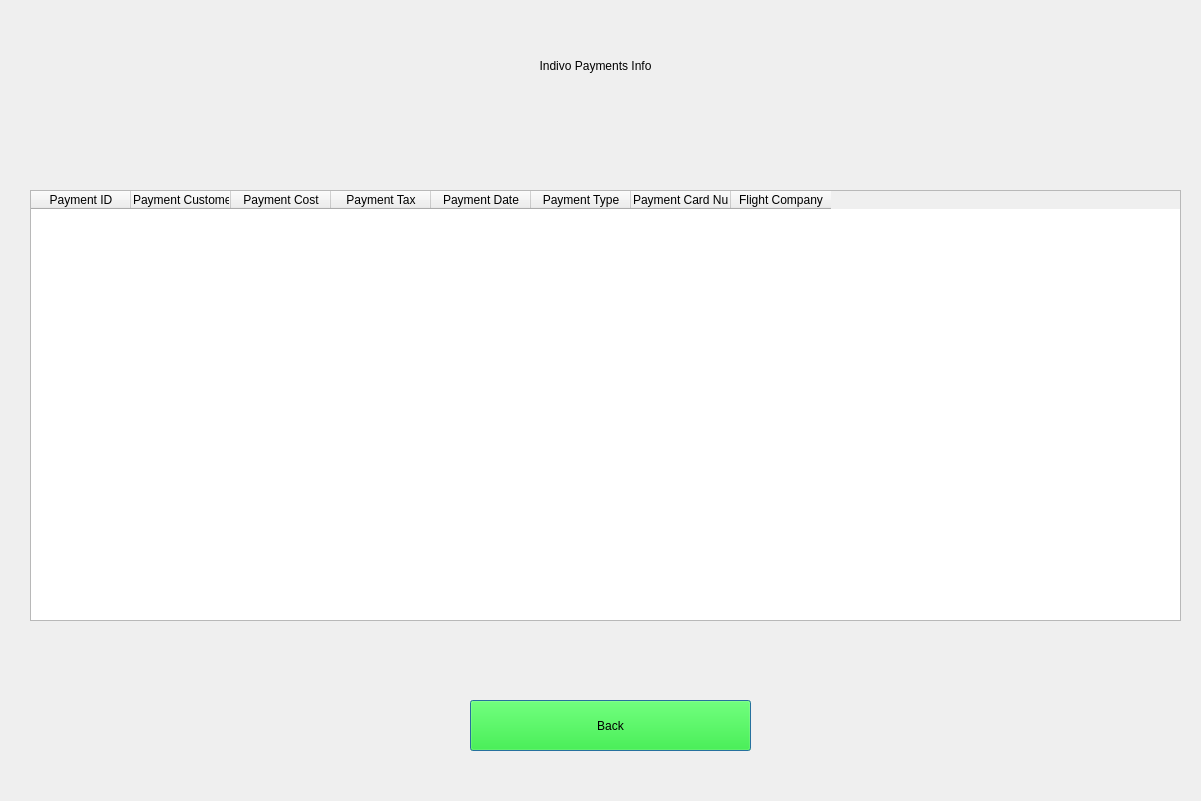
<?xml version="1.0" encoding="UTF-8"?>
<ui version="4.0">
 <class>Dialog</class>
 <widget class="QDialog" name="Dialog">
  <property name="geometry">
   <rect>
    <x>0</x>
    <y>0</y>
    <width>1201</width>
    <height>801</height>
   </rect>
  </property>
  <property name="windowTitle">
   <string>Dialog</string>
  </property>
  <widget class="QPushButton" name="Back_Button">
   <property name="geometry">
    <rect>
     <x>470</x>
     <y>700</y>
     <width>281</width>
     <height>51</height>
    </rect>
   </property>
   <property name="styleSheet">
    <string notr="true">font: 16pt &quot;MS Shell Dlg 2&quot;;
background-color: rgb(0, 255, 0);
</string>
   </property>
   <property name="text">
    <string>Back</string>
   </property>
  </widget>
  <widget class="QLabel" name="HeaderLabel">
   <property name="geometry">
    <rect>
     <x>210</x>
     <y>30</y>
     <width>771</width>
     <height>71</height>
    </rect>
   </property>
   <property name="styleSheet">
    <string notr="true">
font: 36pt &quot;MS Shell Dlg 2&quot;;</string>
   </property>
   <property name="text">
    <string>Indivo Payments Info</string>
   </property>
   <property name="alignment">
    <set>Qt::AlignCenter</set>
   </property>
  </widget>
  <widget class="QTableWidget" name="Payments_Info_TableWidget">
   <property name="geometry">
    <rect>
     <x>30</x>
     <y>190</y>
     <width>1151</width>
     <height>431</height>
    </rect>
   </property>
   <column>
    <property name="text">
     <string>Payment ID</string>
    </property>
   </column>
   <column>
    <property name="text">
     <string>Payment Customer ID</string>
    </property>
    <property name="textAlignment">
     <set>AlignLeading|AlignVCenter</set>
    </property>
   </column>
   <column>
    <property name="text">
     <string>Payment Cost</string>
    </property>
   </column>
   <column>
    <property name="text">
     <string>Payment Tax</string>
    </property>
   </column>
   <column>
    <property name="text">
     <string>Payment Date</string>
    </property>
   </column>
   <column>
    <property name="text">
     <string>Payment Type</string>
    </property>
   </column>
   <column>
    <property name="text">
     <string>Payment Card Number</string>
    </property>
    <property name="textAlignment">
     <set>AlignLeading|AlignVCenter</set>
    </property>
   </column>
   <column>
    <property name="text">
     <string>Flight Company</string>
    </property>
   </column>
  </widget>
  <widget class="QLabel" name="label">
   <property name="geometry">
    <rect>
     <x>310</x>
     <y>130</y>
     <width>551</width>
     <height>31</height>
    </rect>
   </property>
   <property name="styleSheet">
    <string notr="true">font: 10pt &quot;MS Shell Dlg 2&quot;;
color: rgb(255, 0, 0);</string>
   </property>
   <property name="text">
    <string/>
   </property>
   <property name="alignment">
    <set>Qt::AlignCenter</set>
   </property>
  </widget>
 </widget>
 <resources/>
 <connections/>
</ui>
